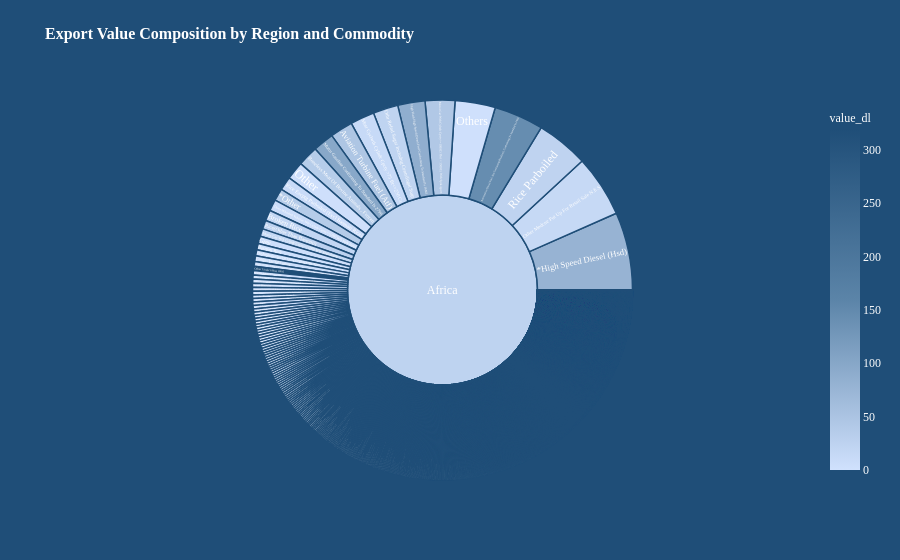

Here is the notebook cell this chart was saved with:
### Markdown cell above
<div style="
    background-color:white;
    padding:20px;
    border-radius:15px;
">
    <h1 style="
        font-size:24px;
        color:#1f4e78;
        text-align:left;
        margin:0;
        padding-left:10px;
    ">
       EXPORT VALUE COMPOSITION BY REGION AND COMMODITY
    </h1>
</div>

### Code cell
fig = px.sunburst(
    df,
    path=["region_name", "commodity"],
    values="value_dl",
    title="Export Value Composition by Region and Commodity",
    color="value_dl",
    color_continuous_scale=["#D0E1FD", "#5B84A8", "#1F4E78"])


fig.update_layout(
    paper_bgcolor="#1F4E78",
    plot_bgcolor="#1F4E78",
    
    title={
        'text': "<b>Export Value Composition by Region and Commodity</b>",
        'y': 0.95,
        'x': 0.05,
        'xanchor': 'left',
        'yanchor': 'top',
        'font': {
            'family': "Times New Roman",
            'size': 16,
            'color': "white"
        }
    },
    
    coloraxis_colorbar=dict(
        title=dict(font=dict(family="Times New Roman", size=12, color="white")),
        tickfont=dict(family="Times New Roman", size=12, color="white")
    )
)

fig.update_traces(
    textfont=dict(family="Times New Roman", size=12, color="white"),
    marker=dict(line=dict(color="#1F4E78", width=1.5)))

fig.show()

### Figure 1 — Plotly figure (JSON) as saved in the notebook; plotly's stock layout.template omitted (floating-point values rounded to 4 significant figures; data arrays with more than 128 entries replaced by an {"elided": "..."} marker saying what was removed)
{"data": [{"branchvalues": "total", "customdata": {"elided": "9882x1 float values"}, "domain": {"x": [0, 1], "y": [0, 1]}, "hovertemplate": "labels=%{label}<br>value_dl_sum=%{value}<br>parent=%{parent}<br>id=%{id}<br>value_dl=%{color}<extra></extra>", "ids": {"elided": "9882 str values"}, "labels": {"elided": "9882 str values"}, "marker": {"coloraxis": "coloraxis", "colors": {"elided": "9882 float values"}, "line": {"color": "#1F4E78", "width": 1.5}}, "name": "", "parents": {"elided": "9882 str values"}, "textfont": {"color": "white", "family": "Times New Roman", "size": 12}, "type": "sunburst", "values": {"elided": "9882 float values"}}], "layout": {"coloraxis": {"colorbar": {"tickfont": {"color": "white", "family": "Times New Roman", "size": 12}, "title": {"font": {"color": "white", "family": "Times New Roman", "size": 12}, "text": "value_dl"}}, "colorscale": [[0, "#D0E1FD"], [0.5, "#5B84A8"], [1, "#1F4E78"]]}, "legend": {"tracegroupgap": 0}, "paper_bgcolor": "#1F4E78", "plot_bgcolor": "#1F4E78", "title": {"font": {"color": "white", "family": "Times New Roman", "size": 16}, "text": "<b>Export Value Composition by Region and Commodity</b>", "x": 0.05, "xanchor": "left", "y": 0.95, "yanchor": "top"}}}
